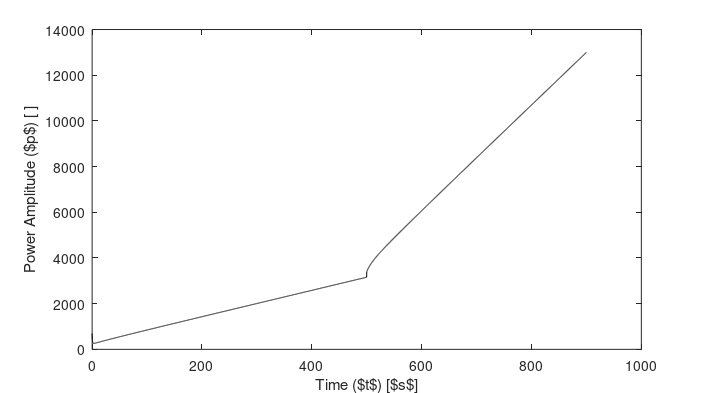

Write MATLAB code to recreate this figure. (Note: this script raises an error after producing the figure.)
close all; clear; clc;

%% Reactor Parameters
Lambda=3E-6;
beta1=0.00025; lambda1=0.0129;
beta2=0.00150; lambda2=0.0311;
beta3=0.00144; lambda3=0.1340;
beta4=0.00258; lambda4=0.3310;
beta5=0.00074; lambda5=1.2600;
beta6=0.00029; lambda6=3.2100;
beta=beta1+beta2+beta3+beta4+beta5+beta6;
rho = @(t) 0;
s = @(t) (t<500)*0.5 + (t>=500)*2;

%% Initial Conditions
pn1=1; pn=1;
zeta1n1=1;
zeta2n1=1;
zeta3n1=1;
zeta4n1=1;
zeta5n1=1;
zeta6n1=1;

%% Numerical Method Conditions
h=0.1;
t=0:h:900;
p=[];

%% Perform implicit euler method using arrowhead form for each time 
% step and put into a matrix along with derivative
for i=t
    pn1=pn;
    A=[(1/h)+lambda1 0 0 0 0 0 -beta1;...
    0 (1/h)+lambda2 0 0 0 0 -beta2;...
    0 0 (1/h)+lambda3 0 0 0 -beta3;...
    0 0 0 (1/h)+lambda4 0 0 -beta4;...
    0 0 0 0 (1/h)+lambda5 0 -beta5;...
    0 0 0 0 0 (1/h)+lambda6 -beta6;...
    -lambda1 -lambda2 -lambda3 -lambda4 -lambda5 -lambda6 (Lambda/h)+(beta-rho(i));];
    b=[zeta1n1/h zeta2n1/h zeta3n1/h zeta4n1/h zeta5n1/h zeta6n1/h s(i)+Lambda*pn1/h]';
    x=A\b;
    zeta1n1=x(1);
    zeta2n1=x(2); 
    zeta3n1=x(3);
    zeta4n1=x(4);
    zeta5n1=x(5);
    zeta6n1=x(6);
    pn=x(7);
    p=[p pn];
end

set(gcf,'Units','centimeters');
figwidth=18;
figheight=10;
set(gcf,'Position',[1 1 figwidth figheight],'PaperPositionMode','auto');
plot(t,p,'k-');
xlabel('Time ($t$) [$s$]','interpreter','none');
ylabel('Power Amplitude ($p$) [ ]','interpreter','none');  
plot2svg(['img/nucl511hmwk8prob1plot.svg']);